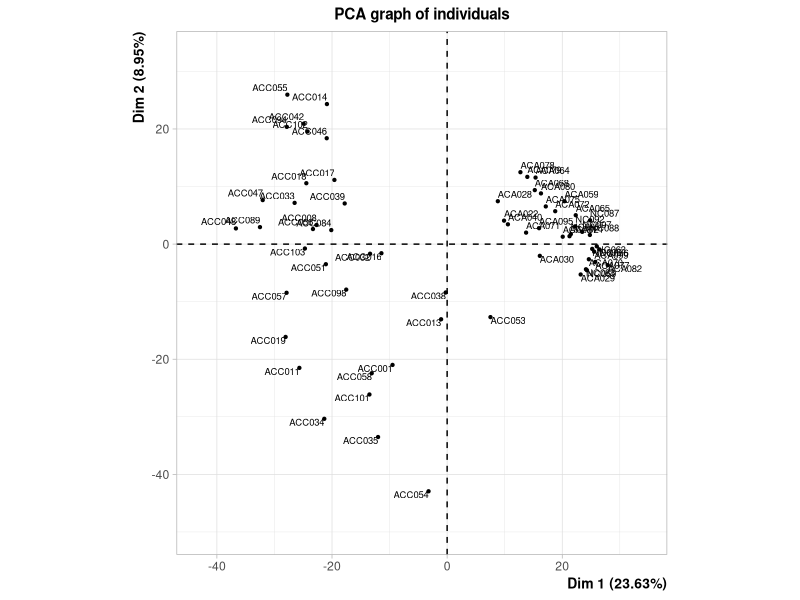
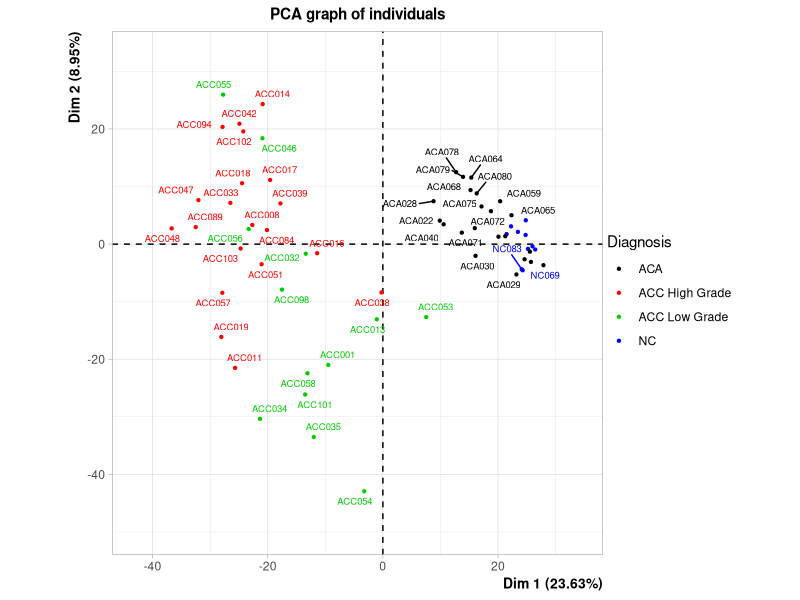
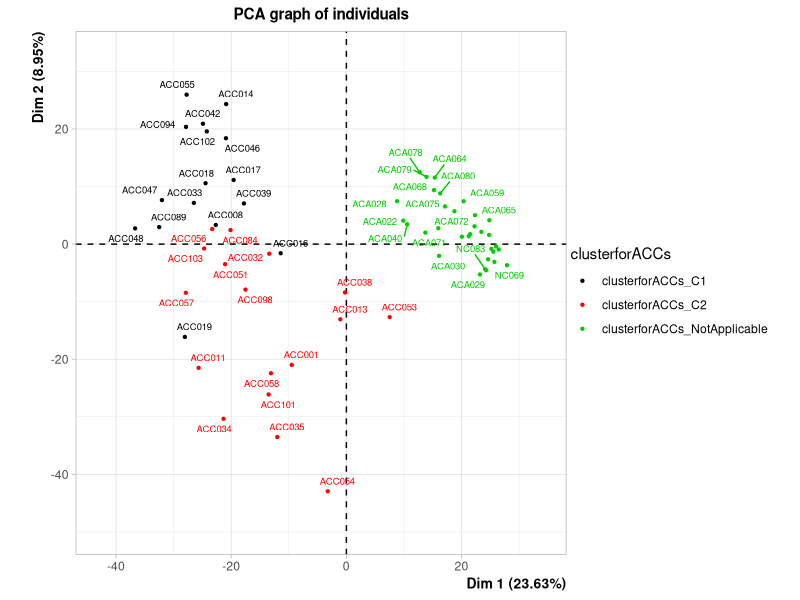
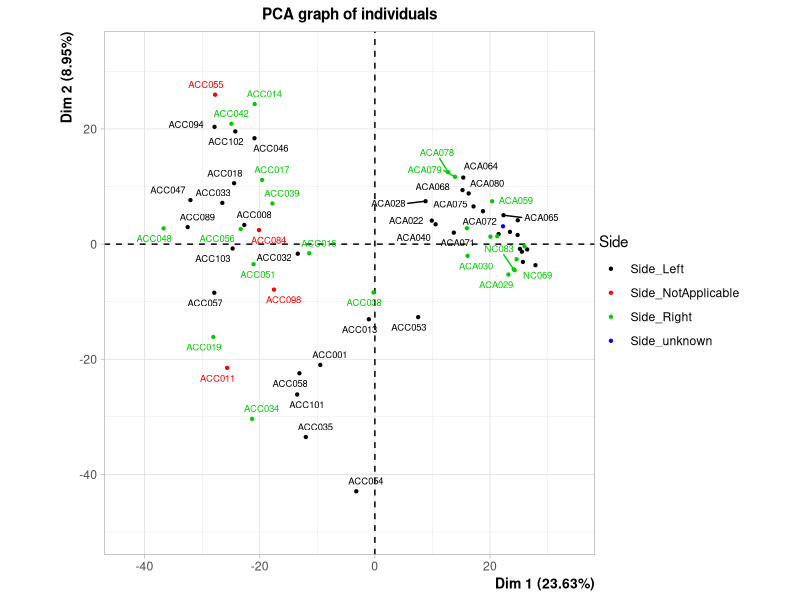
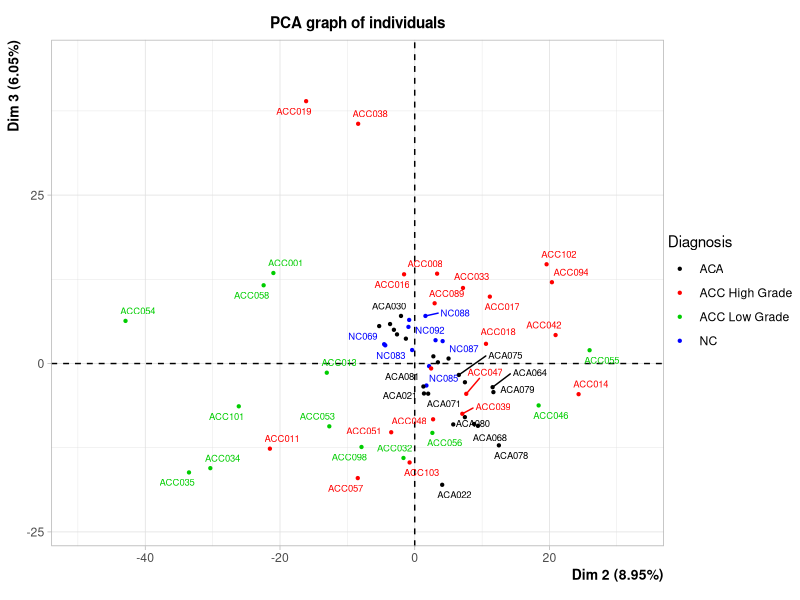
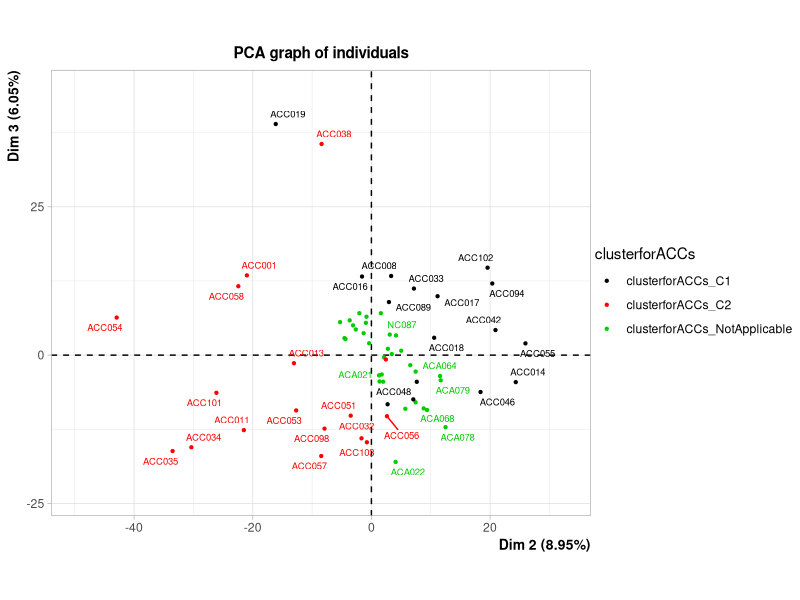
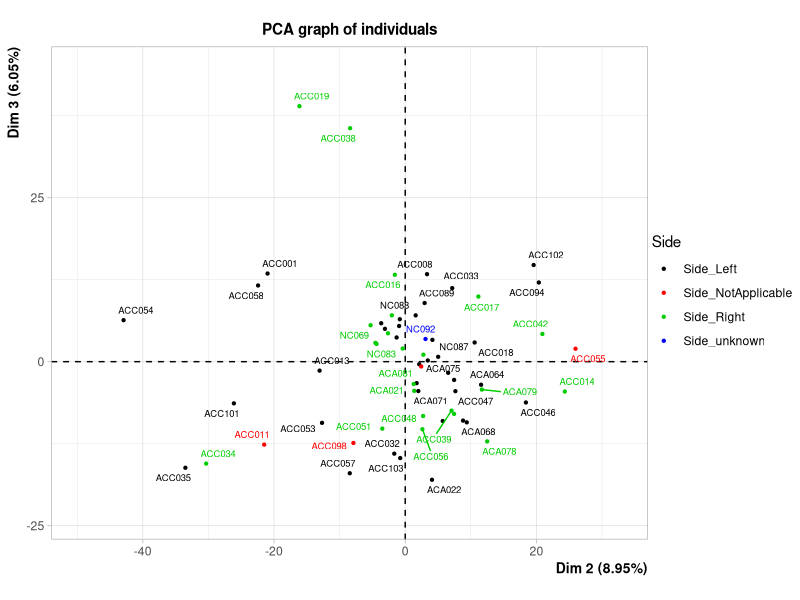
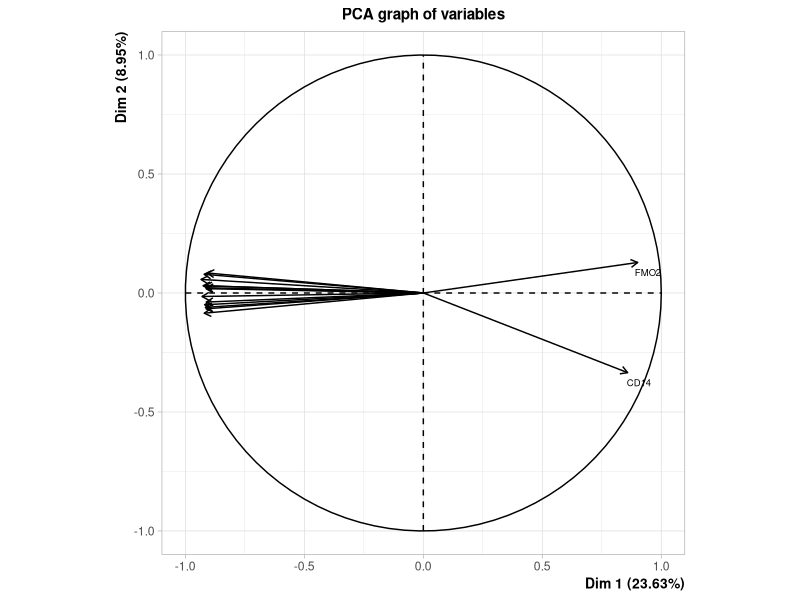

The R source for these figures, in order: (Note: this script raises an error after producing the figures.)


###########################
# Packages and workspace  #
###########################

### Packages are collections of functions, data and codes that you can import into your R workspace

## To see packages imported into your session
sessionInfo() #search() might also be used

## To see all packages installed on your computer
library()
# NB : to close this list of librairies, and go back to the command prompt: q

## To Import a package into your workspace

library(FactoMineR)	#(example given with FactoMineR that we use for the PCA)

## You may check that FactoMineR has been imported into your R workspace
search()

#################################
# Choose your working directory #
#################################

### R can import or export data to files
### By default, R looks for files inside your working directory
### -> il you want to read files, or write into files, located in a specific directory, you will need to set the working directory


## To know what your actual working directory is:
getwd() 


## To choose your working directory with an absolute path
#setwd("/my/absolute/path/data/") # on adenine, the absolute path should be like this "/srv/home/login/meg_m2_gac" with your won login.
# alternatively, you can use the symbol "~" which stands for your home:
#setwd("~/meg_m2_gac")


########################################################################
# Create a dataframe in your work space that contains data from a file #
########################################################################

### To import data: 
##		- from a file in a table format
##		- to a data frame


## read.table function

accdata <- read.table("6-GSE10927-norm.txt", header=TRUE, sep="\t", dec=".", row.names=1)

# read.table is a function that create a dataframe from a file in a table format; between brackets are the following arguments:
# "6-GSE10927-norm-alldata.txt" is the file name
# header=TRUE indicates the presence of a headline in the file
# sep="\t" indicates that, in the file, columns are separated by tabulations
# dec="." indicates that decimal symbols are dots
# row.names = 1 indicates that names of rows in the dataframe are written in the first column of the file


#########################################################################
# Perform the Principal Component Analysis using the FactoMineR package #
#########################################################################

## PCA function 
## has been imported into your workspace with the FactoMineR librairy

res.pca <- PCA(accdata[,1:1905], quali.sup = 1901:1904, quanti.sup = 1905, graph = FALSE)

# accdata[,1:1905]: the dataframe "accdata" has 1907 columns. Col 1906 and 1907 are excluded since they contain viability data that would disrupt the PCA analysis
# results are sent in the "res" object
# accdata is the dataframe you have just created
# quali.sup = 1901:1904 indicates that the columns 1901 to 1904 of the dataframe contain supplementary qualitative variables not used for PCA
# quanti.sup = 1905 indicates that column 1905 of the dataframe contains a supplementary quantitative variable not used for PCA
# graph = FALSE: by default, graph = TRUE and generates graphs. these "default" graphs would be unlisible because too much variables are used.

### By default, 2 plots are created by the PCA function: one with individuals and one with variables. 
### Too many individuals and variables are used by PCA function on ACC data -> simplification of plots is required!


#############################################################
################## Create plots of the PCA ##################
#############################################################


# Plot of individuals
######################


## plot function (and arguments between brackets)
# Let's plot the PCA result for individuals !

plot(res.pca, choix = "ind", cex=0.6, invisible = "quali")

# res.pca is the name of the object used by the plot function
# invisible = "quali" indicates that qualitative variables centroid shall not be drawn on the plot

## To save your plot:
jpeg("PCA_ind.jpg", width = 700, height = 700)
plot(res.pca, choix = "ind", cex=0.6, invisible = "quali")
dev.off()


# Plot of individuals with annotations (supplementary variables) and try to find a biological meaning to this PCA
#################################################################################################################

# Add the information of supplementary qualitative variables
plot(res.pca, choix = "ind", cex=0.6, invisible = "quali", habillage = "Diagnosis", autoLab = "y")
plot(res.pca, choix = "ind", cex=0.6, invisible = "quali", habillage = "clusterforACCs", autoLab = "y")
plot(res.pca, choix = "ind", cex=0.6, invisible = "quali", habillage = "Side", autoLab = "y")

# res.pca is the name of the object used by the plot function
# invisible = "quali" indicates that qualitative variables centroid shall not be drawn on the plot
# habillage colors individuals among a categorical variable (here "Diagnosis", which is the name of the column)

# Add the information of supplementary qualitative variables, for axes 2 and 3
plot(res.pca, axes=c(2,3), choix = "ind", cex=0.6, invisible = "quali", habillage = "Diagnosis", autoLab = "y")
plot(res.pca, axes=c(2,3), choix = "ind", cex=0.6, invisible = "quali", habillage = "clusterforACCs", autoLab = "y")
plot(res.pca, axes=c(2,3), choix = "ind", cex=0.6, invisible = "quali", habillage = "Side", autoLab = "y")

# res.pca is the name of the object used by the plot function
# invisible = "quali" indicates that qualitative variables centroid shall not be drawn on the plot
# habillage colors individuals among a categorical variable (here "Diagnosis", which is the name of the column)
# axes=c(2,3) plot the 2nd and 3rd maximum inertia axes



# Plot of variables, try to find which mRNA levels are correlated to biological information
###########################################################################################

plot(res.pca,choix="var", cex=0.6, select="contrib 15", unselect = 1) 

# select="contrib 15" select the first 15 variables that contribute to PC1 and PC2 (axes illustrated by default)

# Have a look on mRNA contributing to axes 2 and 3
plot(res.pca, axes = c(2,3), choix="var", cex=0.6, select="contrib 15", unselect = 0.96)



# Export to files data important for interpretation

## Export the correlation coefficient of mRNA levels with Principal Components

# write.infile function
write.infile(res.pca$var$cor, file="varcor.txt", sep="\t")



#################################################################################
########### Export to files informations important for interpretation ###########
#################################################################################

# To know the informations contained in the res.pca object
res.pca

# Principle Components (coordinates of individual on axes)
write.infile(res.pca$ind$coord, file="PrincipalComponentsInd.txt", sep="\t")

# Correlation of mRNA levels with axes
write.infile(res.pca$var$cor, file="CorrelationVar.txt", sep="\t")

# Coordinates of mRNA levels with
write.infile(res.pca$var$coord, file="CoordinVar.txt", sep="\t")



##############################################################################################
########### Quality of the interpertation depends on your knowledge in the field ! ###########
##############################################################################################



#######################################################################
########### Contribution of Principal Components to Inertia ###########
#######################################################################

## Eigenvalues are the variances of the principal components.
## The following eigen values matrix contains the inertia value explained by each of the 64 PCs 
eig.val <- res.pca$eig

## Let us draw a plot
barplot(eig.val[, 2], 
        names.arg = 1:nrow(eig.val), 
        main = "Variances Explained by PCs (%)",
        xlab = "Principal Components",
        ylab = "Percentage of variances",
        ylim = c(0,25),
        col ="steelblue")
# Add connected line segments to the plot
lines(x = 1:nrow(eig.val), eig.val[, 2], 
      type = "b", pch = 19, col = "red")

## Zoom on the first 25 components

jpeg("QualityProj_25C.jpg", width = 700, height = 700)
eig.val <- res.pca$eig
barplot(eig.val[, 2], 
        names.arg = 1:nrow(eig.val), 
        main = "Variances Explained by PCs (%)",
        xlab = "Principal Components",
        ylab = "Percentage of variances",
        ylim = c(0,25),
        xlim = c(0,25),
        col ="steelblue")
# Add connected line segments to the plot
lines(x = 1:nrow(eig.val), eig.val[, 2], 
      type = "b", pch = 19, col = "red")
dev.off()


## Export to a file the eigenvalues
write.infile(res.pca$eig, file="QualityProj_PC.txt", sep="\t")



summary(res.pca, ncp=3, nbelements=Inf, file="pca-essai.txt" )

# res is the name of the object used by the summary function
# ncp argument gives the number of dimensions for which the summary is given
# nbelements is the number of elements

plot(res, choix = "ind", cex=0.6, invisible = "quali", habillage = "Diagnosis", select = "contrib 5")
plot(res, choix = "ind", cex=0.6, invisible = "quali", habillage = "Diagnosis", select = "cos2 0.5")



#############################
# PCA considering only ACCs #
#############################

ACConly <- subset(accdata[,1:1905], accdata$Diagnosis == 'ACC Low Grade' | accdata$Diagnosis == 'ACC High Grade')
res2 <- PCA(ACConly, quali.sup = 1901:1904, quanti.sup = 1905, graph = FALSE)
plot(res2, cex=0.6, invisible = "quali", habillage = "Diagnosis", autoLab = "y")
plot(res2, choix = "var", cex=0.6, invisible = "quali", habillage = "Diagnosis", select = "contrib 10", unselect = 1)
